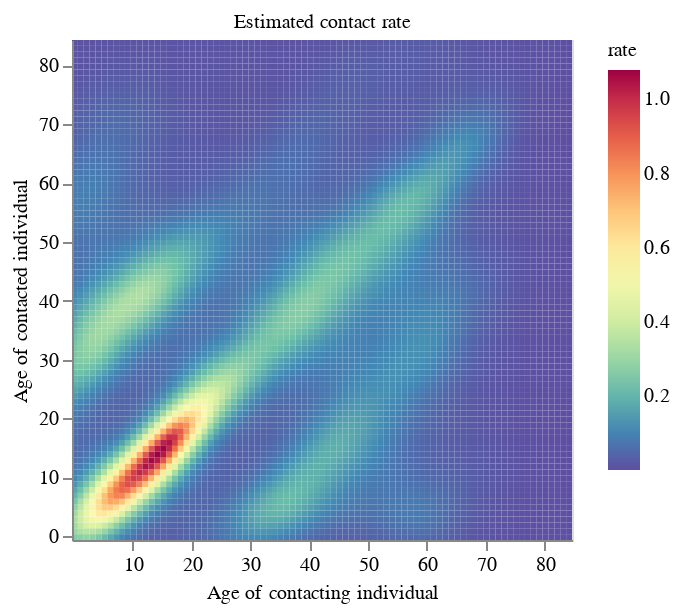

Notebook source saved alongside this figure:
### Code cell
visual.plot_rate()

### Figure 1 — Vega-Lite specification as saved in the notebook (floating-point values rounded to 4 significant figures; data arrays with more than 128 entries replaced by an {"elided": "..."} marker saying what was removed)
{"config": {"view": {"continuousWidth": 300, "continuousHeight": 300}}, "data": {"name": "data-f966e0ef3b56989531573ebd9f989959"}, "mark": {"type": "rect"}, "encoding": {"color": {"field": "z", "legend": {"labelFontSize": 10, "labelFontWeight": "normal", "orient": "right", "titleFontSize": 10, "titleFontWeight": "normal"}, "scale": {"reverse": true, "scheme": "spectral"}, "title": "rate", "type": "quantitative"}, "x": {"axis": {"grid": false, "labelAngle": 0, "labelFontSize": 10, "labelFontWeight": "normal", "titleFontSize": 10, "titleFontWeight": "normal", "values": [0, 10, 20, 30, 40, 50, 60, 70, 80]}, "field": "x", "title": "Age of contacting individual", "type": "ordinal"}, "y": {"axis": {"grid": false, "labelFontSize": 10, "labelFontWeight": "normal", "titleFontSize": 10, "titleFontWeight": "normal", "values": [0, 10, 20, 30, 40, 50, 60, 70, 80]}, "field": "y", "scale": {"reverse": true}, "title": "Age of contacted individual", "type": "ordinal"}}, "height": 250, "title": {"text": "Estimated contact rate", "anchor": "middle", "fontSize": 10, "fontWeight": "normal"}, "width": 250, "$schema": "https://vega.github.io/schema/vega-lite/v5.20.1.json", "datasets": {"data-f966e0ef3b56989531573ebd9f989959": {"elided": "7225 records"}}}
